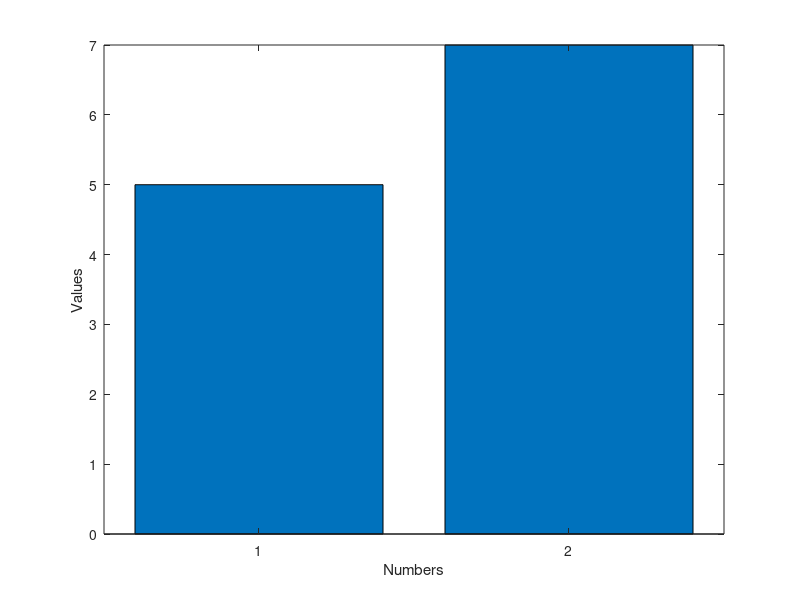

This figure's MATLAB source:
% This is a simple MATLAB code to calculate the average of two numbers and plot them

% Initialize the variables
num1 = 5;
num2 = 7;

% Calculate the average of the two numbers
average = (num1 + num2) / 2;

% Display the result
disp(['The average of ' num2str(num1) ' and ' num2str(num2) ' is ' num2str(average)]);

% Plot the two numbers
figure;
bar([num1, num2]);
xlabel('Numbers');
ylabel('Values');
